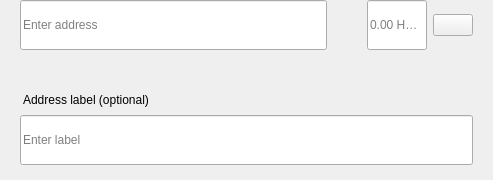
<?xml version="1.0" encoding="UTF-8"?>
<ui version="4.0">
 <class>SendMultiRow</class>
 <widget class="QWidget" name="SendMultiRow">
  <property name="geometry">
   <rect>
    <x>0</x>
    <y>0</y>
    <width>493</width>
    <height>180</height>
   </rect>
  </property>
  <property name="minimumSize">
   <size>
    <width>0</width>
    <height>0</height>
   </size>
  </property>
  <property name="maximumSize">
   <size>
    <width>16777215</width>
    <height>16777215</height>
   </size>
  </property>
  <property name="windowTitle">
   <string>Form</string>
  </property>
  <layout class="QVBoxLayout" name="verticalLayout_3">
   <property name="spacing">
    <number>0</number>
   </property>
   <property name="leftMargin">
    <number>0</number>
   </property>
   <property name="topMargin">
    <number>0</number>
   </property>
   <property name="rightMargin">
    <number>20</number>
   </property>
   <property name="bottomMargin">
    <number>5</number>
   </property>
   <item alignment="Qt::AlignTop">
    <widget class="QWidget" name="widget" native="true">
     <property name="sizePolicy">
      <sizepolicy hsizetype="Expanding" vsizetype="Maximum">
       <horstretch>0</horstretch>
       <verstretch>0</verstretch>
      </sizepolicy>
     </property>
     <property name="minimumSize">
      <size>
       <width>0</width>
       <height>60</height>
      </size>
     </property>
     <property name="maximumSize">
      <size>
       <width>16777215</width>
       <height>85</height>
      </size>
     </property>
     <layout class="QHBoxLayout" name="horizontalLayout" stretch="6,0,2">
      <property name="spacing">
       <number>0</number>
      </property>
      <property name="leftMargin">
       <number>8</number>
      </property>
      <property name="topMargin">
       <number>0</number>
      </property>
      <property name="rightMargin">
       <number>0</number>
      </property>
      <property name="bottomMargin">
       <number>0</number>
      </property>
      <item alignment="Qt::AlignTop">
       <widget class="QStackedWidget" name="stackedAddress">
        <property name="minimumSize">
         <size>
          <width>0</width>
          <height>50</height>
         </size>
        </property>
        <property name="maximumSize">
         <size>
          <width>16777215</width>
          <height>50</height>
         </size>
        </property>
        <widget class="QWidget" name="page_4">
         <property name="sizePolicy">
          <sizepolicy hsizetype="Expanding" vsizetype="Preferred">
           <horstretch>0</horstretch>
           <verstretch>0</verstretch>
          </sizepolicy>
         </property>
         <property name="minimumSize">
          <size>
           <width>0</width>
           <height>50</height>
          </size>
         </property>
         <property name="maximumSize">
          <size>
           <width>16777215</width>
           <height>55</height>
          </size>
         </property>
         <layout class="QVBoxLayout" name="verticalLayout_7">
          <property name="spacing">
           <number>0</number>
          </property>
          <property name="leftMargin">
           <number>12</number>
          </property>
          <property name="topMargin">
           <number>0</number>
          </property>
          <property name="rightMargin">
           <number>0</number>
          </property>
          <property name="bottomMargin">
           <number>0</number>
          </property>
          <item>
           <widget class="QLineEdit" name="lineEditAddress">
            <property name="minimumSize">
             <size>
              <width>0</width>
              <height>50</height>
             </size>
            </property>
            <property name="maximumSize">
             <size>
              <width>16777215</width>
              <height>50</height>
             </size>
            </property>
            <property name="placeholderText">
             <string>Enter address</string>
            </property>
           </widget>
          </item>
         </layout>
        </widget>
        <widget class="QWidget" name="page_3"/>
       </widget>
      </item>
      <item>
       <spacer name="horizontalSpacer_3">
        <property name="orientation">
         <enum>Qt::Horizontal</enum>
        </property>
        <property name="sizeType">
         <enum>QSizePolicy::Fixed</enum>
        </property>
        <property name="sizeHint" stdset="0">
         <size>
          <width>40</width>
          <height>20</height>
         </size>
        </property>
       </spacer>
      </item>
      <item>
       <layout class="QHBoxLayout" name="horizontalLayout_2">
        <property name="spacing">
         <number>6</number>
        </property>
        <item alignment="Qt::AlignTop">
         <widget class="QLineEdit" name="lineEditAmount">
          <property name="sizePolicy">
           <sizepolicy hsizetype="Expanding" vsizetype="Preferred">
            <horstretch>0</horstretch>
            <verstretch>0</verstretch>
           </sizepolicy>
          </property>
          <property name="minimumSize">
           <size>
            <width>0</width>
            <height>50</height>
           </size>
          </property>
          <property name="maximumSize">
           <size>
            <width>16777215</width>
            <height>50</height>
           </size>
          </property>
          <property name="maxLength">
           <number>17</number>
          </property>
          <property name="alignment">
           <set>Qt::AlignLeading|Qt::AlignLeft|Qt::AlignVCenter</set>
          </property>
          <property name="placeholderText">
           <string notr="true">0.00 HEIRS</string>
          </property>
         </widget>
        </item>
        <item>
         <layout class="QVBoxLayout" name="verticalLayout">
          <property name="topMargin">
           <number>14</number>
          </property>
          <property name="bottomMargin">
           <number>0</number>
          </property>
          <item alignment="Qt::AlignTop">
           <widget class="QPushButton" name="btnMenu">
            <property name="minimumSize">
             <size>
              <width>0</width>
              <height>0</height>
             </size>
            </property>
            <property name="maximumSize">
             <size>
              <width>16777215</width>
              <height>16777215</height>
             </size>
            </property>
            <property name="focusPolicy">
             <enum>Qt::NoFocus</enum>
            </property>
            <property name="text">
             <string/>
            </property>
           </widget>
          </item>
         </layout>
        </item>
       </layout>
      </item>
     </layout>
    </widget>
   </item>
   <item>
    <widget class="QWidget" name="layoutLabel" native="true">
     <property name="minimumSize">
      <size>
       <width>0</width>
       <height>0</height>
      </size>
     </property>
     <property name="maximumSize">
      <size>
       <width>16777215</width>
       <height>16777215</height>
      </size>
     </property>
     <layout class="QVBoxLayout" name="verticalLayout_9">
      <property name="spacing">
       <number>6</number>
      </property>
      <property name="leftMargin">
       <number>20</number>
      </property>
      <property name="topMargin">
       <number>0</number>
      </property>
      <property name="rightMargin">
       <number>0</number>
      </property>
      <property name="bottomMargin">
       <number>10</number>
      </property>
      <item>
       <spacer name="verticalSpacer">
        <property name="orientation">
         <enum>Qt::Vertical</enum>
        </property>
        <property name="sizeType">
         <enum>QSizePolicy::Fixed</enum>
        </property>
        <property name="sizeHint" stdset="0">
         <size>
          <width>20</width>
          <height>20</height>
         </size>
        </property>
       </spacer>
      </item>
      <item>
       <widget class="QLabel" name="labelSubtitleDescription">
        <property name="styleSheet">
         <string notr="true">margin-bottom:2px;
margin-left:0.05px;
padding:0px;</string>
        </property>
        <property name="text">
         <string>Address label (optional)</string>
        </property>
       </widget>
      </item>
      <item>
       <widget class="QLineEdit" name="lineEditDescription">
        <property name="minimumSize">
         <size>
          <width>0</width>
          <height>50</height>
         </size>
        </property>
        <property name="maximumSize">
         <size>
          <width>16777215</width>
          <height>50</height>
         </size>
        </property>
        <property name="placeholderText">
         <string>Enter label</string>
        </property>
       </widget>
      </item>
     </layout>
    </widget>
   </item>
  </layout>
 </widget>
 <resources/>
 <connections/>
</ui>
